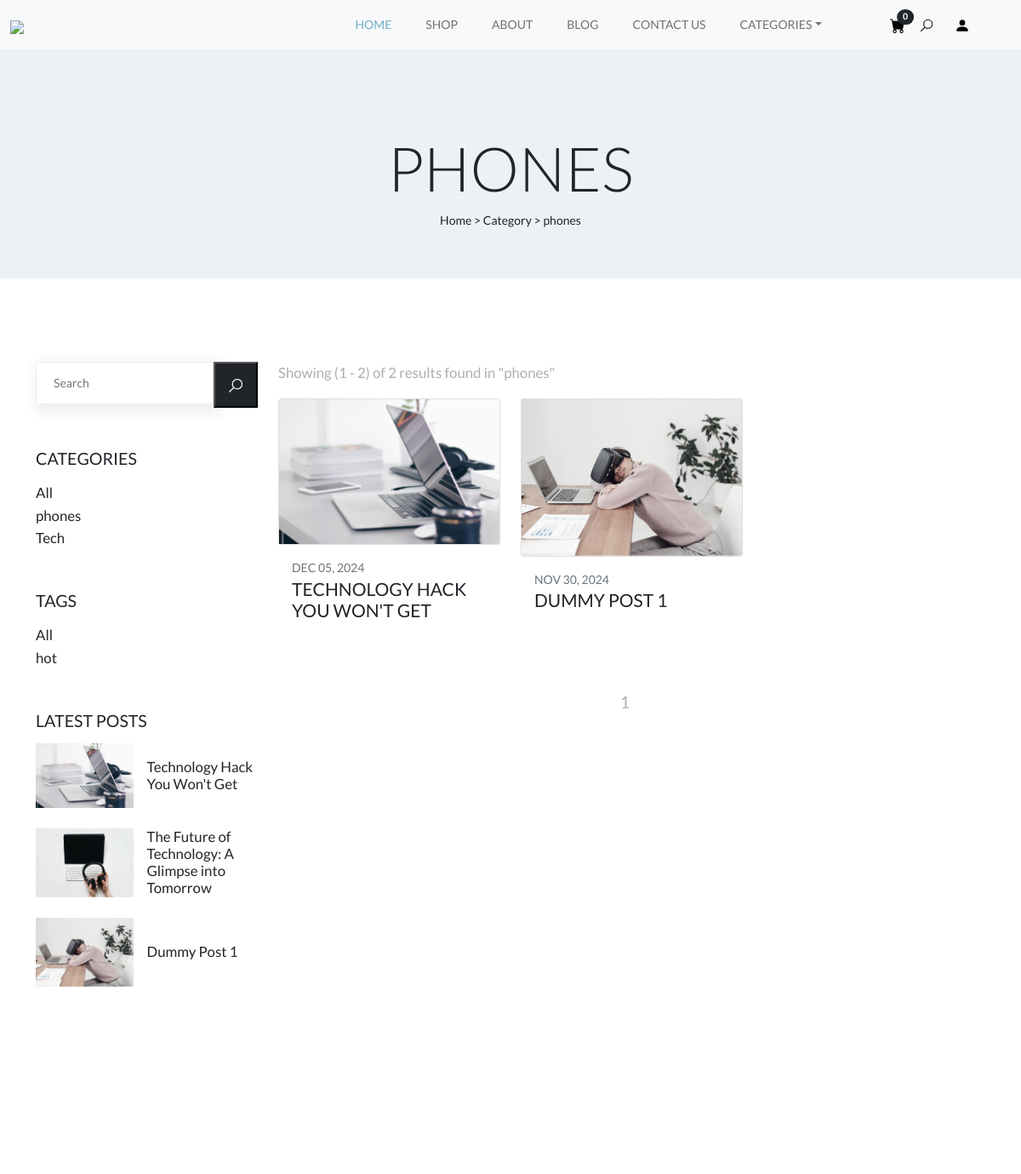
Before: /blog/blog-category/phones (upper part) with the older database file.
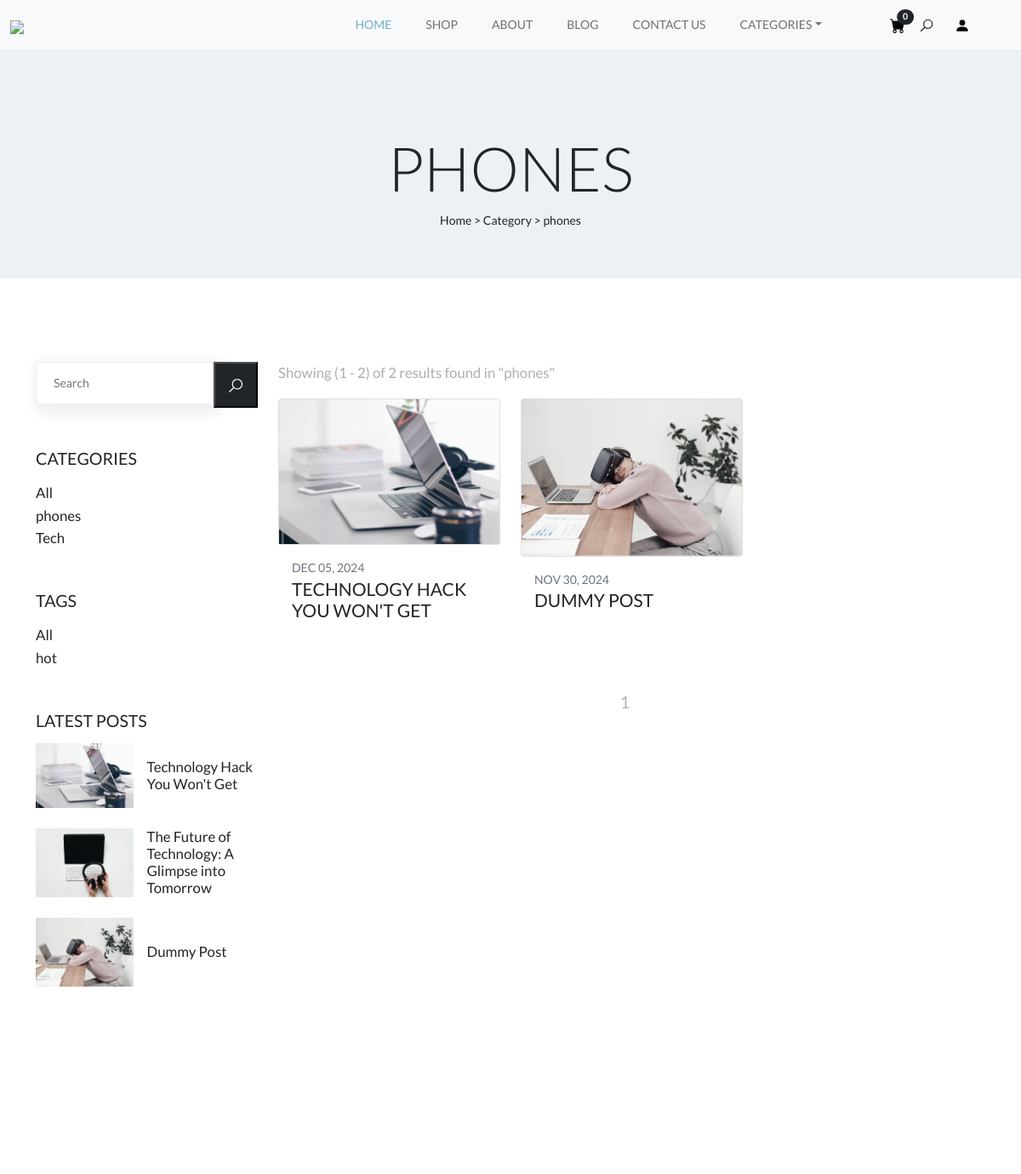
After: the same page with the newer database file.
### blog/models.py (models this page shows, shortened)
class Post(models.Model):
    title = models.CharField(max_length=200)
    slug = models.SlugField(unique=True, blank=True)
    author = models.CharField(max_length=150)
    content = models.TextField(default='', blank=True)
    created_at = models.DateTimeField(auto_now_add=True)
    updated_at = models.DateTimeField(auto_now=True)
    category = models.ForeignKey(
        Category, on_delete=models.SET_NULL, null=True, blank=True)
    tags = models.ManyToManyField(Tag, blank=True, related_name="posts")
    image = models.ImageField(upload_to='post_images/', blank=True, null=True)

### blog/views.py (the view)
def BlogCategoryView(request, slug):
    try:
        category = get_object_or_404(Category, slug=slug)
        all_categories = Category.objects.all()
        posts = Post.objects.filter(category=category).order_by('-id')
        category_count = posts.count()
        paginator = Paginator(posts, 9)
        page_number = request.GET.get('page')
        paginated_posts = paginator.get_page(page_number)
        tags = Tag.objects.all()
        latest_posts = Post.objects.all().order_by('-id')[:3]
        return render(request, 'blog/category_template.html', {
            'category': category,
            'posts': paginated_posts,
            'tags': tags,
            'latest_posts': latest_posts,
            'all_categories': all_categories,
            'category_count': category_count,
        })
    except Category.DoesNotExist:
        messages.warning(request, "The selected category does not exist.")
        return redirect('blog')

### Home/context_processors.py (called while the page is built)
def categories(request):
    categories = Categories.objects.all().order_by('-id')[:6]
    return {
        'categories': categories
    }

### blog/models.py (called while the page is built)
    def __str__(self):
        return self.name

### cart/cart.py (called while the page is built)
    def __len__(self):
        return sum(self.cart.values())

### cart/context_processors.py (called while the page is built)
def cart(request):
    return {
        'cart': Cart(request)
    }

### blog/templates/blog/category_template.html (shortened to what the changed rows need)
{% extends 'index.html' %}
{% load static %}
{% block content %}
  <section class="hero-section position-relative bg-light-blue padding-medium">
    <div class="hero-content">
      <div class="container">
        <div class="row">
          <div class="text-center padding-large no-padding-bottom">
            <h1 class="display-2 text-uppercase text-dark">{{ category.name }}</h1>
          </div>
        </div>
      </div>
    </div>
  </section>
  <section class="post-grid padding-large">
    <div class="container">
      <div class="row d-flex flex-wrap">
        <aside class="col-md-3">
          <div class="sidebar">
            <div class="sidebar-filter pt-5">
              <div class="widget sidebar-recent-post mb-5">
                <div class="sidebar-post-item">
                  {% for one_post in latest_posts %}
                    <div class="d-flex flex-wrap align-items-center mb-3">
                      <div class="col-lg-6">
                        <div class="card-image pe-3 pb-2">
                          <a href="{% url 'single-blog' one_post.slug %}"><img src="{{ one_post.image.url }}" alt="{{ one_post.title }}" class="img-fluid" /></a>
                        </div>
                      </div>
                      <div class="col-lg-6">
                        <div class="card-content">
                          <h4 class="card-title"><a href="{% url 'single-blog' one_post.slug %}">{{ one_post.title }}</a></h4>
                        </div>
                      </div>
                    </div>
                  {% endfor %}
                </div>
              </div>
            </div>
          </div>
        </aside>
        <main class="col-md-9">
          <div class="row">
            {% if posts %}
              {% for post in posts %}
                <div class="col-lg-4">
                  <div class="card border-none">
                    <div class="card-image">
                      <a href="{% url 'single-blog' post.slug %}"><img src="{{ post.image.url }}" alt="" class="img-fluid" /></a>
                    </div>
                  </div>
                  <div class="card-body text-uppercase">
                    <div class="card-meta text-muted">
                      <span class="meta-date">{{ post.created_at|date:'b d, Y' }}</span>
                    </div>
                    <h3 class="card-title"><a href="{% url 'single-blog' post.slug %}">{{ post.title }}</a></h3>
                  </div>
                </div>
              {% endfor %}
            {% endif %}
          </div>
        </main>
      </div>
    </div>
  </section>
{% endblock %}

Changed rows visible on the page:
changed Post: title "Dummy Post 1" → "Dummy Post"; title "DUMMY POST 1" → "DUMMY POST"
